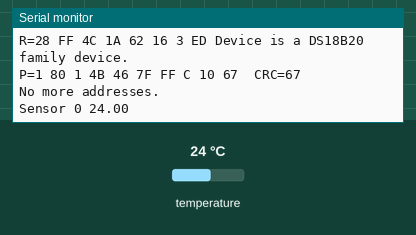
The sketch below on a simulated Arduino Uno, built with avr-gcc and run on an emulated ATmega328P. On the bench: the last lines printed to the serial monitor. The inputs (shaded band) are chosen by the test bench; at power-on: temperature 24 °C.

Above: at 2.5 s.
2.6 s: temperature set to 1 °C
At 3.5 s:
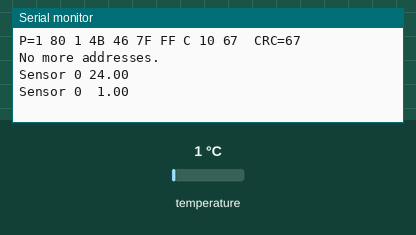
5.0 s: temperature set to 12 °C
At 5.8 s:
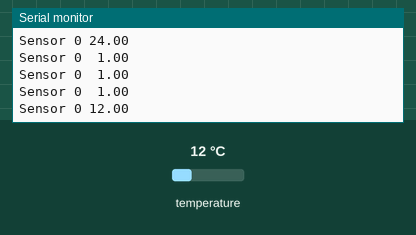

Measured:
- after the input at 2.6 s, the serial monitor: prints a new line after 0.23 s (image 1)
- after the input at 5.0 s, the serial monitor: prints a new line after 0.13 s (image 2)

The sketch:

dallas-best-detailed-temp.ino
```cpp
#include <OneWire.h>
#include <DallasTemperature.h>
#include <stdio.h>
#define ONE_WIRE_BUS 3

char buffer[25];
byte maxlines = 2;
char line1[16];
char line2[16];
byte x = 0;
byte y = 1;
byte maxsensors = 0;

/* DS18S20 Temperature chip i/o */
OneWire ds(ONE_WIRE_BUS);
DallasTemperature sensors(&ds);

void flashled(void) {
  digitalWrite(13, HIGH);
  delay(1);
  digitalWrite(13, LOW);
}

void scanSensors(void) {

  byte i;
  byte present = 0;
  byte data[12];
  byte addr[8];
  while (ds.search(addr))

  {
      Serial.print("R=");
      for( i = 0; i < 8; i++) {
        Serial.print(addr[i], HEX);
        Serial.print(" ");
      }

    if ( OneWire::crc8( addr, 7) != addr[7]) {
      Serial.print("CRC is not valid!\n");
      return;
    }

    if ( addr[0] == 0x10) {
      Serial.print("Device is a DS18S20 family device.\n");
      maxsensors++;
    }

    else {
      if (addr[0] == 0x28) {
        Serial.print("Device is a DS18B20 family device.\n");
        maxsensors++;
      }

      else {
        Serial.print("Device is unknown!\n");
        Serial.print("Device ID: ");
        Serial.print(addr[0],HEX);
        Serial.println();
        return;
      }

    }

    // The DallasTemperature library can do all this work for you!
    ds.reset();
    ds.select(addr);
    ds.write(0x44,1); // start conversion, with parasite power on at the end
    delay(1000); // maybe 750ms is enough, maybe not

    // we might do a ds.depower() here, but the reset will take care of it.

    present = ds.reset();
    ds.select(addr);
    ds.write(0xBE); // Read Scratchpad

    Serial.print("P=");
    Serial.print(present,HEX);
    Serial.print(" ");

    for ( i = 0; i < 9; i++) { // we need 9 bytes
      data[i] = ds.read();
      Serial.print(data[i], HEX);
      Serial.print(" ");
    }

    Serial.print(" CRC=");
    Serial.print( OneWire::crc8( data, 8), HEX);
    Serial.println();
    flashled();
  }

  Serial.print("No more addresses.\n");
  ds.reset_search();
  delay(250);

}

void setup(void) {

  Serial.begin(9600);

  pinMode(13, OUTPUT);
  byte i, j;

  for (j=0;j<16;j++)
  {
    line1[j] = 32;
    line2[j] = 32;
  }

  line1[16] = 0;
  line2[16] = 0;
  x = 0;
  y = 1;
  sensors.begin();
  scanSensors();
}

void loop(void) {

  sensors.requestTemperatures(); // minden eszköztől kérjük a hőmérséklet mérést...

  for (int i=0;i<maxsensors;i++) {
    flashled();
    float f = sensors.getTempCByIndex(i); // egyesével kiolvassuk a mért értéket
    Serial.print("Sensor ");
    Serial.print(i,DEC);
    Serial.println(dtostrf(f, 6, 2, buffer));
  }

}
```
